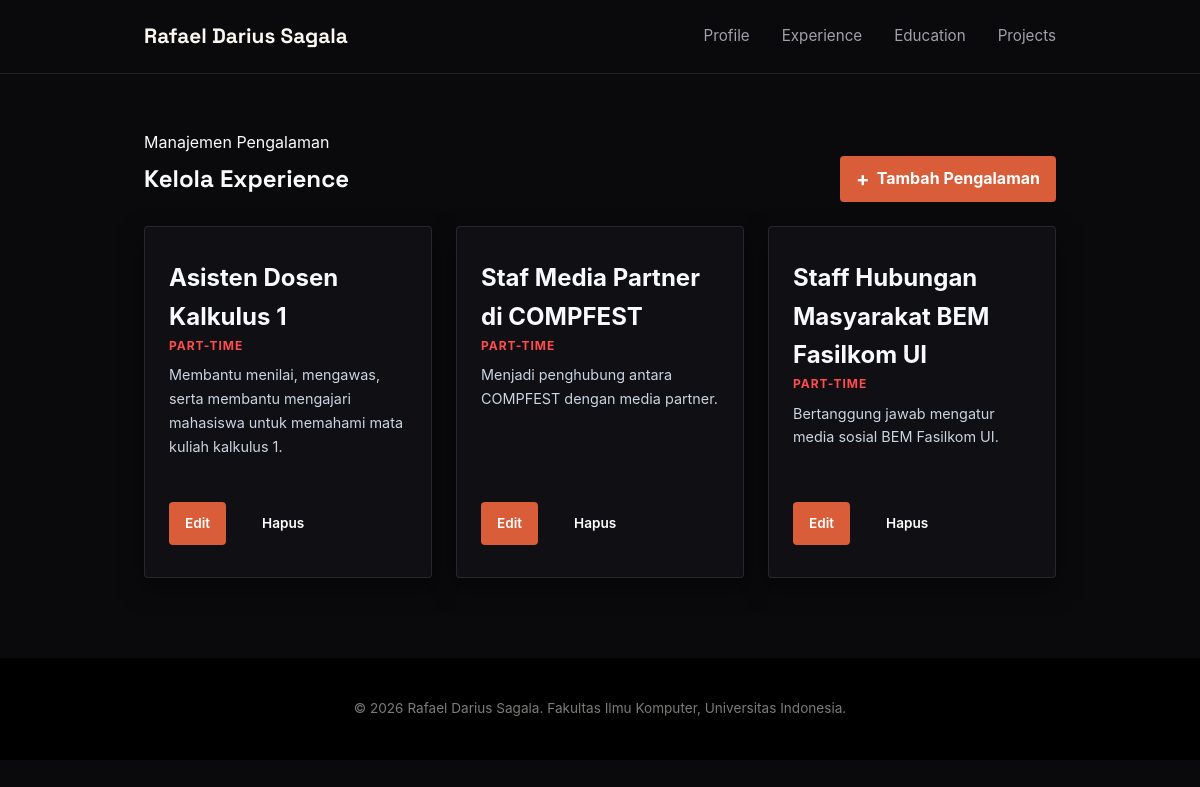
Page /experience/edit/ on the earlier database version.
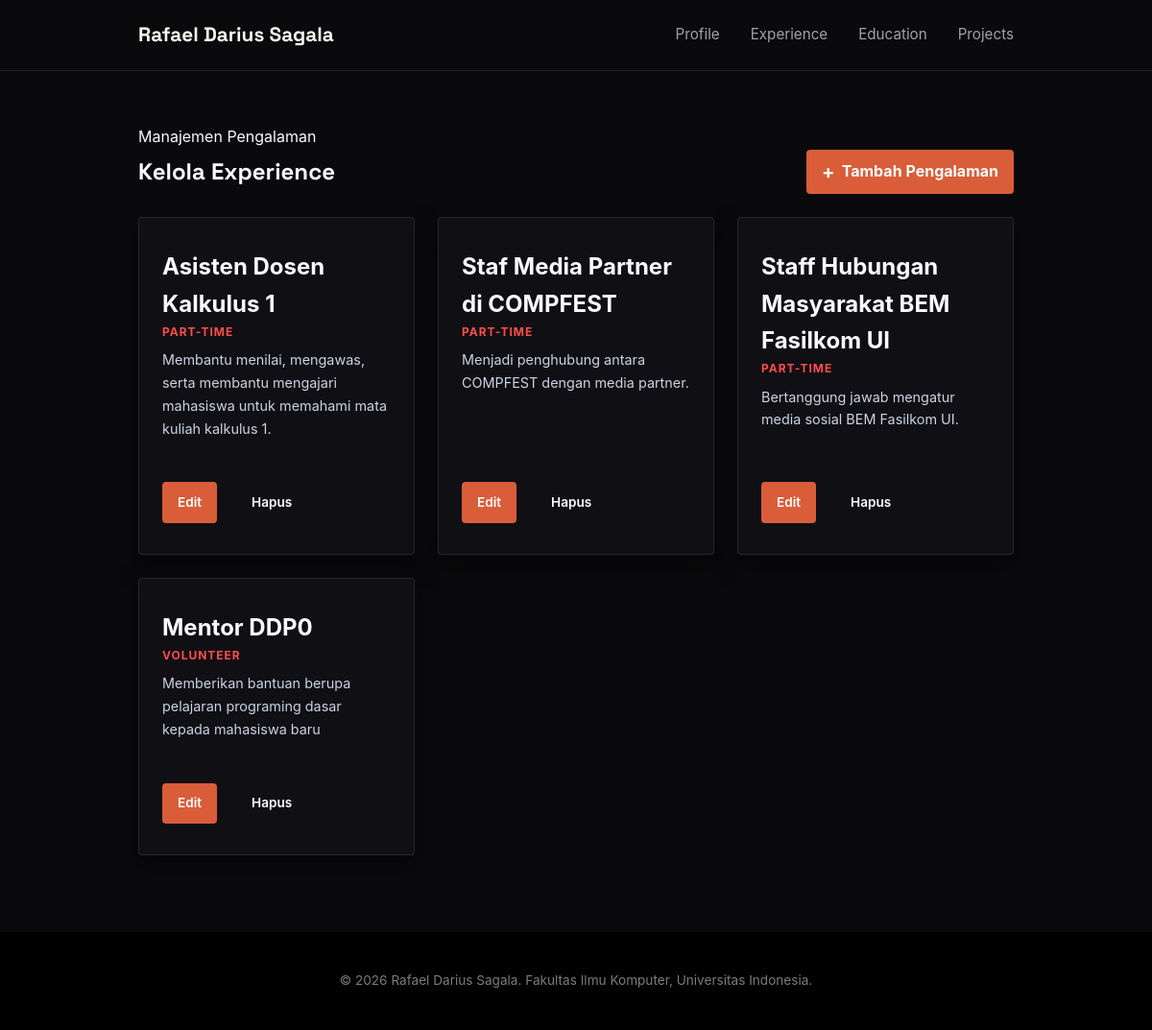
Same page on the later database version.
### main/models.py (models this page shows, shortened)
class Experience(models.Model):
    EXPERIENCE_CHOICES = [
        ('internship', 'Internship'),
        ('research', 'Research'),
        ('volunteer', 'Volunteer'),
        ('part-time', 'Part-Time'),
        ('full-time', 'Full-Time'),
        ('freelance', 'Freelance'),
    ]
    id = models.UUIDField(primary_key=True, default=uuid.uuid4, editable=False)
    title = models.CharField(max_length=255)
    description = models.TextField()
    category = models.CharField(max_length=20, choices=EXPERIENCE_CHOICES, default='full-time')
    thumbnail = models.URLField(blank=True, null=True)
    started_at = models.DateTimeField(auto_now_add=True)
    ended_at = models.DateTimeField(blank=True, null=True)

### main/views.py (the view)
# urls.py: path("experience/edit/", show_edit_experience, name="show_edit_experience"),
def show_edit_experience(request):
    experiences = Experience.objects.all()
    context = {
        "name": "Rafael Darius Sagala",
        "experience_list": experiences,
    }
    return render(request, "edit_experience.html", context)

### templates/edit_experience.html (shortened to what this page needs)
{% extends "base.html" %}
{% block content %}
    <main>
        <section class="experience-section" id="experience">
            <div class="container">
                <p class="section-kicker">Manajemen Pengalaman</p>
                <div class="project-header">
                    <h1>Kelola Experience</h1>
                    <a href="{% url 'main:create_experience' %}"
                       class="button project-add-button">
                        <span aria-hidden="true">+</span>
                        Tambah Pengalaman
                    </a>
                </div>
                <div class="experience-grid">
                    {% for experience in experience_list %}
                        <article class="experience-card">
                            <h2>{{ experience.title }}</h2>
                            <span class="experience-category">{{ experience.get_category_display }}</span>
                            <p class="experience-description">{{ experience.description }}</p>
                            <div class="project-card-actions">
                                <div class="project-actions">
                                    {% if experience.id %}
                                        <a href="{% url 'main:edit_experience' experience.id %}" class="button">Edit</a>
                                        <a href="{% url 'main:delete_experience' experience.id %}"
                                           class="button button-secondary"
                                           onclick="return confirm('Apakah Anda yakin ingin menghapus pengalaman ini?');">
                                            Hapus
                                        </a>
                                    {% endif %}
                                </div>
                            </div>
                        </article>
                    {% empty %}
                        <p class="empty-state">Belum ada pengalaman yang ditambahkan.</p>
                    {% endfor %}
                </div>
            </div>
        </section>
    </main>
{% endblock content %}x

Differences in the rows shown:
added Experience: title "Mentor DDP0", category "VOLUNTEER", description "Memberikan bantuan berupa pelajaran programing dasar kepada mahasiswa baru", shows "Edit"
